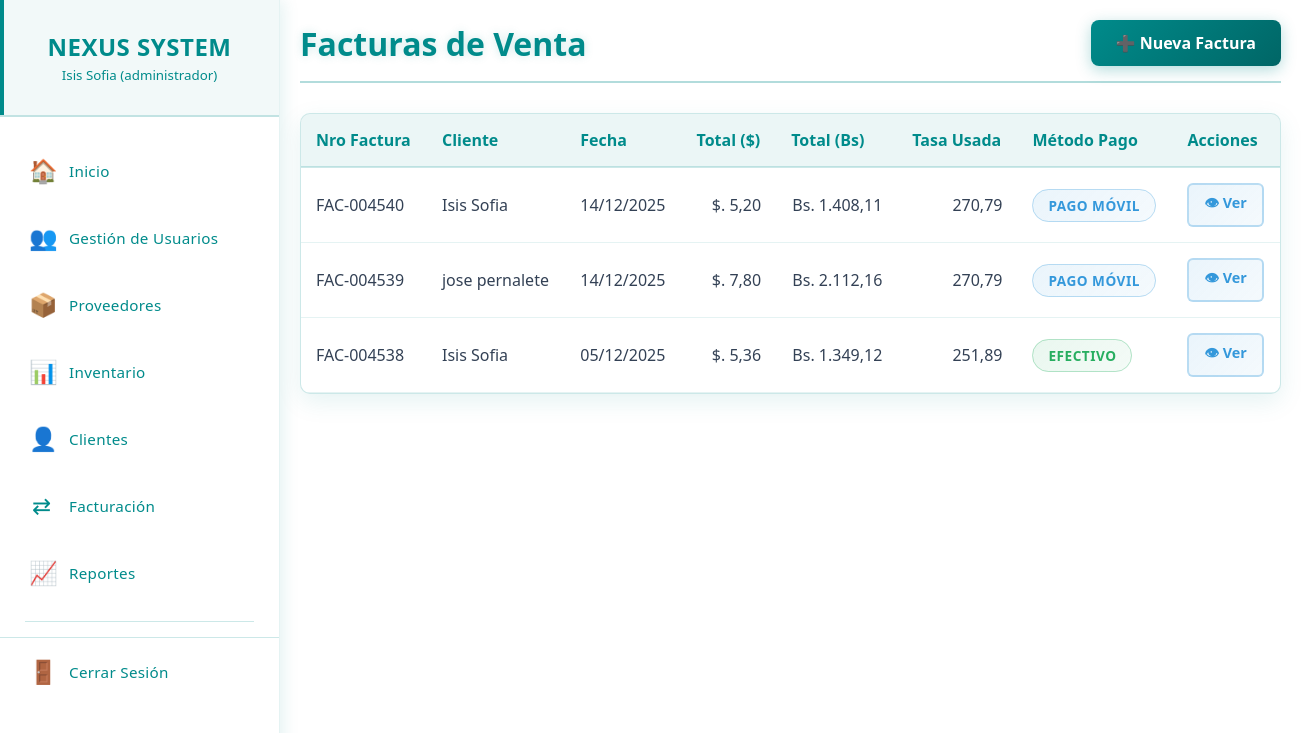
Page /facturas.php (signed in) on the earlier database version.
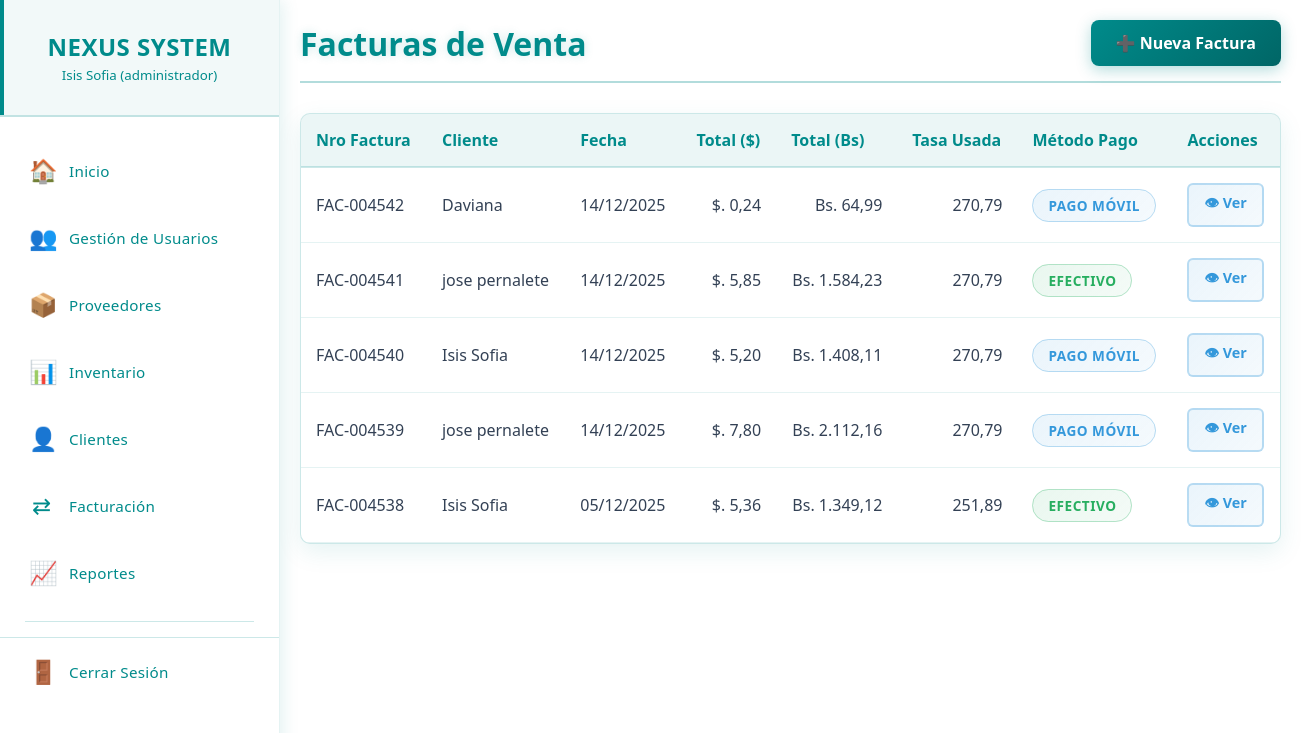
Same page on the later database version.
### tables this page shows
CREATE TABLE `ventas` (
  `id_venta` int(11) NOT NULL,
  `cliente` varchar(100) DEFAULT NULL,
  `fecha` date DEFAULT NULL,
  `metodo_pago` varchar(50) DEFAULT NULL,
  `total_bs` decimal(12,2) DEFAULT 0.00,
  `id_cliente` int(11) DEFAULT NULL,
  `total_usd` decimal(12,2) DEFAULT 0.00,
  `total_eur` decimal(12,2) DEFAULT NULL,
  `tasa_usd` decimal(12,4) DEFAULT 0.0000,
  `tasa_eur` decimal(12,4) DEFAULT 0.0000,
  `nro_factura` varchar(20) DEFAULT NULL
);

### permisos.php (called while the page is built, shortened)
<?php
class SistemaPermisos {
    private $permisos = [];
    public function __construct($permisosArray) {
        $this->permisos = $permisosArray;
    }
    public function puedeVer($modulo) {
        return isset($this->permisos[$modulo]['ver']) && $this->permisos[$modulo]['ver'];
    }
}
?>

### facturas.php (the view, shortened to what this page needs)
<?php
require_once 'menu.php';
require_once 'permisos.php';
$sistemaPermisos = new SistemaPermisos($_SESSION['permisos']);
try {
    $stmt = $pdo->query("SELECT * FROM ventas ORDER BY id_venta DESC");
    $facturas = $stmt->fetchAll(PDO::FETCH_ASSOC);
} catch (Exception $e) {
    $_SESSION['error'] = "❌ Error al cargar las facturas: " . $e->getMessage();
    $facturas = [];
}
function get_badge_class($metodo) {
    $metodo = strtolower(str_replace(' ', '-', $metodo));
    if ($metodo === 'pago-móvil' || $metodo === 'transferencia' || $metodo === 'débito') {
        return 'pago-móvil';
    }
    return $metodo;
}
?>
<!DOCTYPE html>
<html lang="es">
<head>
    <link rel="stylesheet" href="css/facturas.css">
</head>
<body>
<main class="main-content">
    <div class="content-wrapper">
        <div class="page-header">
            <h1 class="page-title">Facturas de Venta</h1>
            <?php if ($sistemaPermisos->puedeVer('ventas')): ?>
            <a href="facturacion.php" class="btn-facturas-lista">
                ➕ Nueva Factura
            </a>
            <?php endif; ?>
        </div>
        <div class="users-table">
            <div class="table-container">
                <table>
                    <thead>
                        <tr>
                            <th>Nro Factura</th>
                            <th>Cliente</th>
                            <th>Fecha</th>
                            <th>Total ($)</th>
                            <th>Total (Bs)</th>
                            <th>Tasa Usada</th>
                            <th>Método Pago</th>
                            <th>Acciones</th>
                        </tr>
                    </thead>
                    <tbody>
                        <?php if (empty($facturas)): ?>
                            <tr>
                                <td colspan="8" class="empty-state">No hay facturas registradas.</td>
                            </tr>
                        <?php else: ?>
                            <?php foreach ($facturas as $factura): ?>
                                <tr>
                                    <td><?= htmlspecialchars($factura['nro_factura']) ?></td>
                                    <td><?= htmlspecialchars($factura['cliente']) ?></td>
                                    <td><?= date('d/m/Y', strtotime($factura['fecha'])) ?></td>
                                    <td style="text-align: right;">$. <?= number_format($factura['total_usd'], 2, ',', '.') ?></td>
                                    <td style="text-align: right;">Bs. <?= number_format($factura['total_bs'], 2, ',', '.') ?></td>
                                    <td style="text-align: right;"><?= number_format($factura['tasa_usd'], 2, ',', '.') ?></td>
                                    <td>
                                        <span class="badge-metodo <?= get_badge_class($factura['metodo_pago']) ?>">
                                            <?= htmlspecialchars($factura['metodo_pago']) ?>
                                        </span>
                                    </td>
                                    <td>
                                        <div class="acciones-container">
                                            <a href="ver_factura.php?id=<?= $factura['id_venta'] ?>" class="btn-action btn-ver">
                                                👁 Ver
                                            </a>
                                        </div>
                                    </td>
                                </tr>
                            <?php endforeach; ?>
                        <?php endif; ?>
                    </tbody>
                </table>
            </div>
        </div>
    </div>
</main>
</body>
</html>

Differences in the rows shown:
added ventas: nro_factura "FAC-004542", cliente "Daviana", fecha "14/12/2025", total_usd "0,24", total_bs "64,99", tasa_usd "270,79", metodo_pago "PAGO MÓVIL"
added ventas: nro_factura "FAC-004541", cliente "jose pernalete", fecha "14/12/2025", total_usd "5,85", total_bs "1.584,23", tasa_usd "270,79", metodo_pago "EFECTIVO"
